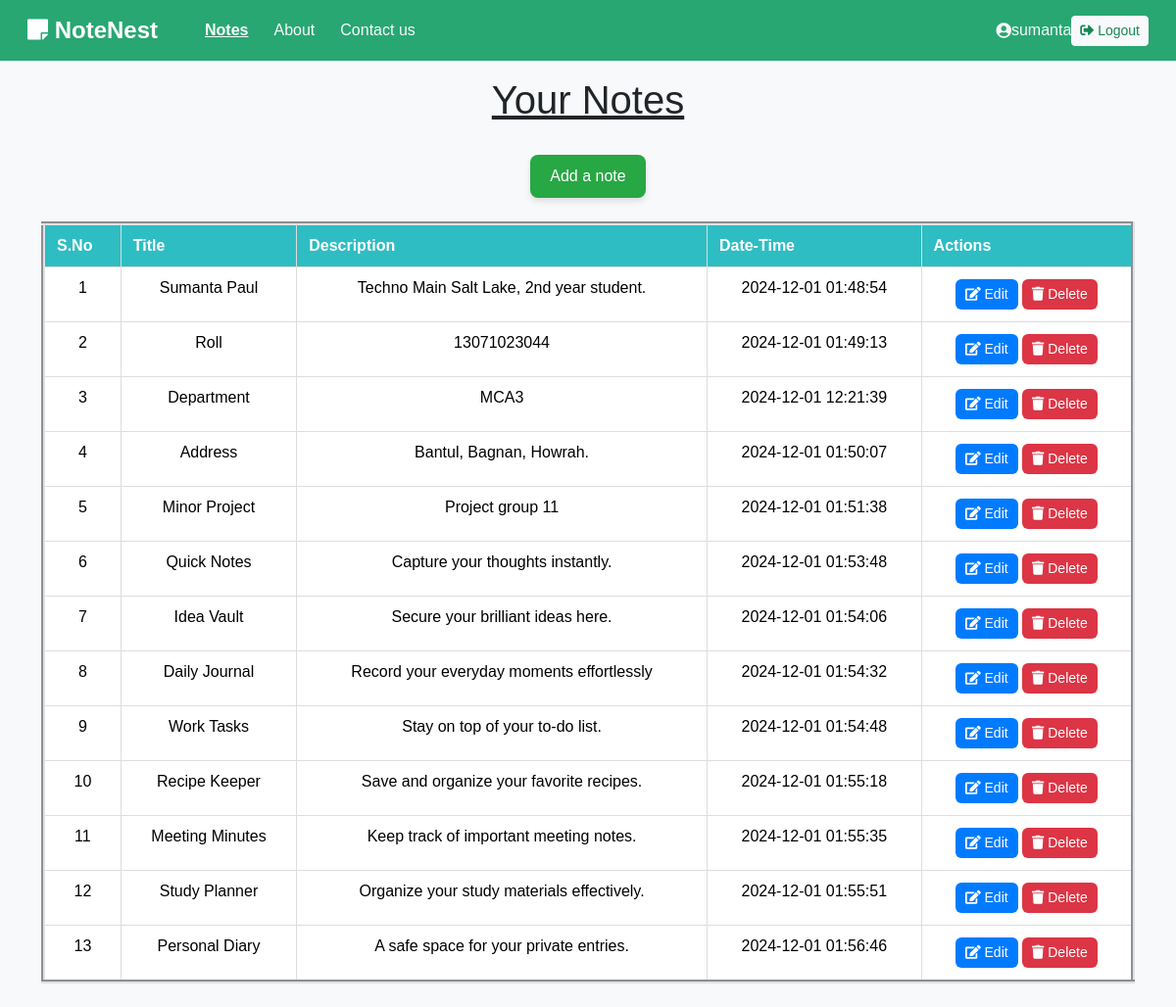
Page /viewNotes.php (signed in) on the committed database.
### tables this page shows
CREATE TABLE `sumanta` (
  `sno` int(11) NOT NULL,
  `title` varchar(50) NOT NULL,
  `des` text NOT NULL,
  `tstamp` datetime NOT NULL DEFAULT current_timestamp()
);

### viewNotes.php (the view, shortened to what this page needs)
<?php
include("dbConnect.php");
$table = $_SESSION["username"];
?>
<html>
<head>
    <link rel="stylesheet" href="https://cdn.jsdelivr.net/npm/bootstrap@5.3.3/dist/css/bootstrap.rtl.min.css"
>
    <link rel="stylesheet" href="//cdn.datatables.net/2.1.8/css/dataTables.dataTables.min.css">
    <link href="https://cdnjs.cloudflare.com/ajax/libs/font-awesome/5.15.4/css/all.min.css" rel="stylesheet">
    <link rel="stylesheet" href="css/viewNotes.css">
    <link href="https://cdnjs.cloudflare.com/ajax/libs/font-awesome/5.15.4/css/all.min.css" rel="stylesheet">
</head>
<body>
    <div>
        <nav class="navbar navbar-expand-lg bg-body-tertiary">
            <div class="container-fluid">
                <a href="index.php" class="navbar-brand" style="font-weight: bold;"><i class="fas fa-sticky-note"></i>
                    NoteNest</a>
                <div class="collapse navbar-collapse" id="navbarNav">
                    <ul class="navbar-nav">
                        <li class="nav-item">
                            <a class="nav-link active" aria-current="page" href="viewNotes.php">Notes</a>
                        </li>
                        <li class="nav-item">
                            <a class="nav-link" href="about.php">About</a>
                        </li>
                        <li class="nav-item">
                            <a class="nav-link" href="contactUs.php">Contact us</a>
                        </li>
                    </ul>
                </div>
                <div class="d-flex ms-auto align-items-center">
                    <?php
                    if (isset($_SESSION['username'])) {
                        echo "
                    <div class='d-flex align-items-center text-light me-3'>
                        <i class='fas fa-user-circle me-2'></i>
                        <span>" . htmlspecialchars($_SESSION['username']) . "</span>
                    </div>
                    <a href='logout.php' class='btn btn-sm btn-light text-success ms-3' style='border-radius: 4px;'
                    onclick='return confirm(\"Are you sure you want to log out?\");'>
                    <i class='fas fa-sign-out-alt'></i> Logout
                    </a>";
                    } else {
                        echo "
                    <a href='signUp.php' class='btn btn-outline-light btn-sm me-2'><i class='fas fa-user-plus'></i> SignUp</a>
                    <a href='login.php' class='btn btn-light btn-sm'><i class='fas fa-sign-in-alt'></i> Login</a>";
                    }
                    ?>
                </div>
            </div>
        </nav>
    </div>
    <div class="container" id="yn"><strong>
            <h1><u>Your Notes</u></h1>
        </strong></div>
    <div class="container my-4">
        <button type="button" onclick="window.location.href='noteAddForm.php'" style="background-color: #28a745; color: white; border: none; padding: 10px 20px; font-size: 16px;
               border-radius: 8px; cursor: pointer; box-shadow: 0 4px 6px rgba(0, 0, 0, 0.1);">
            Add a note
        </button>
    </div>
    <div class="container">
        <table class="table" id="table" border="4">
            <thead>
                <tr>
                    <th scope="col">S.No</th>
                    <th scope="col">Title</th>
                    <th scope="col">Description</th>
                    <th scope="col">Date-Time</th>
                    <th scope="col">Actions</th>
                </tr>
            </thead>
            <tbody>
                <?php
                $sql = "select * from $table;";
                $result = mysqli_query($con, $sql);
                $i = 1;
                while ($row = mysqli_fetch_array($result)) {
                    echo "<tr>
                    <td>{$i}</td>
                    <td>{$row['title']}</td>
                    <td>{$row['des']}</td>
                    <td>{$row['tstamp']}</td>
                    <td>
                        <button class='edit btn btn-sm btn-primary' id='{$row['sno']}'><i class='fas fa-edit'></i> Edit</button>
                        <button class='delete btn btn-sm btn-primary' id='d{$row['sno']}'><i class='fas fa-trash'></i> Delete</button>
                    </td>
                    </tr>";
                    $i++;
                }
                ?>
            </tbody>
        </table>
    </div>
</body>
</html>

### css/viewNotes.css (style rules this page uses)
body { font-family: Arial, sans-serif; background-color: #f8f9fa; margin: 0; padding: 0; }
.navbar { background-color: #28a772 !important; }
.navbar-brand { font-size: 1.5rem; color: #fff !important; }
.navbar-nav .nav-link { color: #f8f9fa !important; font-size: 1rem; margin-right: 10px; }
.navbar-nav .nav-link.active { font-weight: bold; text-decoration: underline; }
#yn { display: flex; justify-content: center; align-items: center; text-align: center; }
.table { margin-top: 20px; background: #fff; border-collapse: collapse; width: 100%; }
.table th { background-color: rgb(46, 189, 194); color: white; text-align: center; }
.table td, .table th { padding: 12px; text-align: left; border: 1px solid #ddd; }
.table tr:nth-child(even) { background-color: #f2f2f2; }
.table td { text-align: center; }
button { transition: all 0.2s ease-in-out; }
.edit { background-color: #007bff; color: white; border: none; padding: 5px 10px; border-radius: 6px; }
.delete { background-color: #dc3545; color: white; border: none; padding: 5px 10px; border-radius: 6px; }
button[onclick] { display: block; margin: 0 auto 20px; }

### rows in the picture
sumanta: title "Sumanta Paul", des "Techno Main Salt Lake, 2nd year student.", tstamp "2024-12-01 01:48:54"
sumanta: title "Roll", des "13071023044", tstamp "2024-12-01 01:49:13"
sumanta: title "Department", des "MCA3", tstamp "2024-12-01 12:21:39"
sumanta: title "Address", des "Bantul, Bagnan, Howrah.", tstamp "2024-12-01 01:50:07"
sumanta: title "Minor Project", des "Project group 11", tstamp "2024-12-01 01:51:38"
sumanta: title "Quick Notes", des "Capture your thoughts instantly.", tstamp "2024-12-01 01:53:48"
sumanta: title "Idea Vault", des "Secure your brilliant ideas here.", tstamp "2024-12-01 01:54:06"
sumanta: title "Daily Journal", des "Record your everyday moments effortlessly", tstamp "2024-12-01 01:54:32"
sumanta: title "Work Tasks", des "Stay on top of your to-do list.", tstamp "2024-12-01 01:54:48"
sumanta: title "Recipe Keeper", des "Save and organize your favorite recipes.", tstamp "2024-12-01 01:55:18"
sumanta: title "Meeting Minutes", des "Keep track of important meeting notes.", tstamp "2024-12-01 01:55:35"
sumanta: title "Study Planner", des "Organize your study materials effectively.", tstamp "2024-12-01 01:55:51"
sumanta: title "Personal Diary", des "A safe space for your private entries.", tstamp "2024-12-01 01:56:46"

### other values in the picture
$_SESSION['username'] "sumanta"
